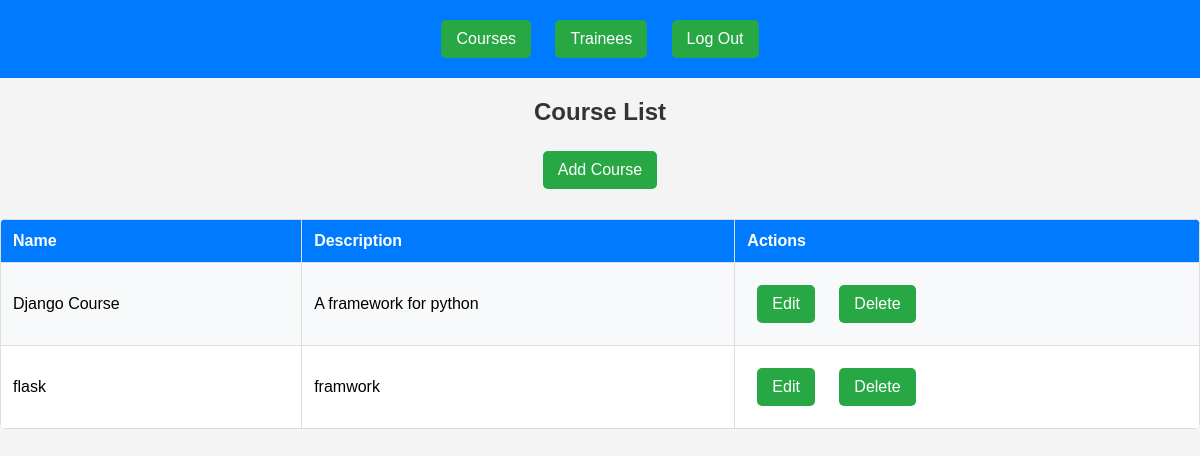
Screenshot of /course/ with the database file from the repository.
### course_app/models.py (models this page shows)
class Course(models.Model):
    name = models.CharField(max_length=255)
    description = models.TextField()

### course_app/views.py (the view)
# urls.py: path("", course_list, name="course_list"),
def course_list(request):
    courses = Course.objects.all()
    return render(request, "course/course_list.html", {"courses": courses})

### course_app/templates/course/course_list.html
{% extends "base.html" %}
{% block content %}
<h2>Course List</h2>
<a href="{% url 'add_course' %}">Add Course</a>
<table>
    <tr>
        <th>Name</th>
        <th>Description</th>
        <th>Actions</th>
    </tr>
    {% for course in courses %}
    <tr>
        <td>{{ course.name }}</td>
        <td>{{ course.description }}</td>
        <td>
            <a href="{% url 'update_course' course.id %}">Edit</a>
            <a href="{% url 'delete_course' course.id %}">Delete</a>
        </td>
    </tr>
    {% endfor %}
</table>
{% endblock %}

### static/css/styles.css (style rules this page uses)
body { font-family: Arial, sans-serif; background-color: #f4f4f4; margin: 0; padding: 0; text-align: center; }
h2 { color: #333; margin-bottom: 15px; }
table { width: 100%; margin: 20px auto; border-collapse: collapse; background-color: white; border-radius: 6px; overflow: hidden; }
th, td { border: 1px solid #ddd; padding: 12px; text-align: left; }
th { background-color: #007bff; color: white; }
tr:nth-child(even) { background-color: #f8f9fa; }
a, button { display: inline-block; margin: 10px; padding: 10px 15px; background-color: #28a745; color: white; text-decoration: none; border-radius: 5px; border: none; cursor: pointer; transition: background 0.3s ease-in-out; }

### rows the page displays
Course: name "Django Course", description "A framework for python"
Course: name "flask", description "framwork"
